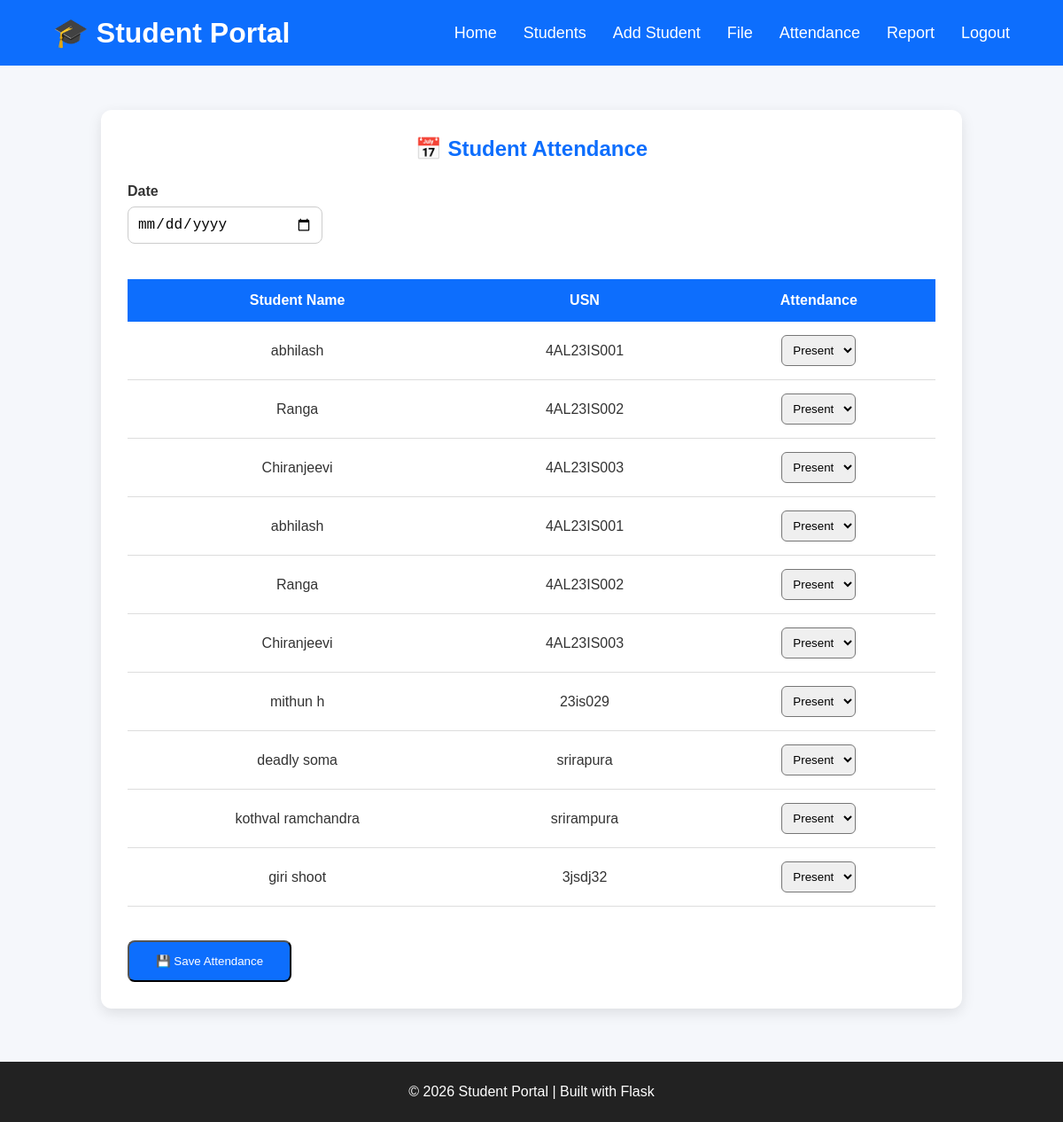
The page /attendance (signed in) on the database as committed earlier.
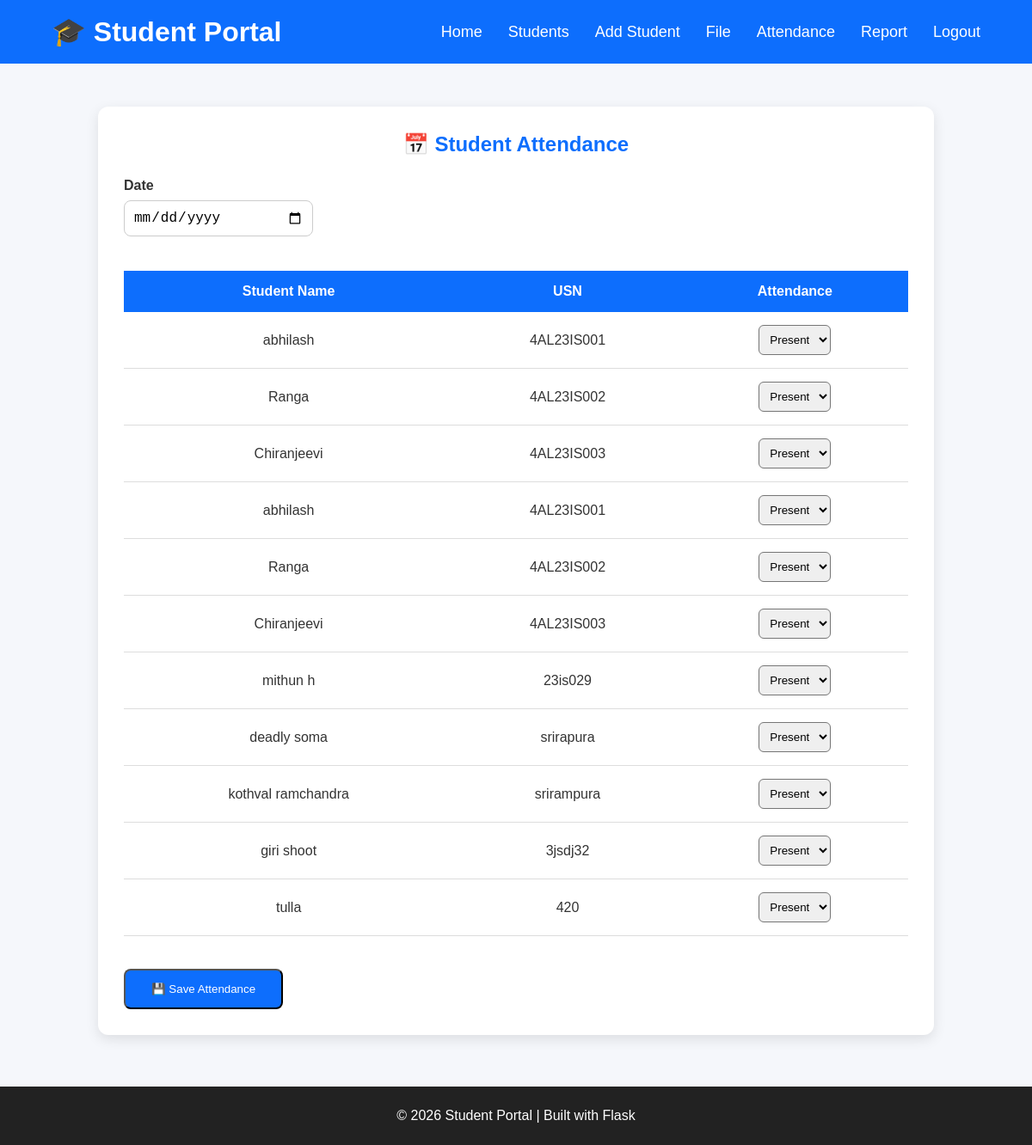
The same page on the database as committed later.
### tables this page shows
CREATE TABLE students(
        id INTEGER PRIMARY KEY AUTOINCREMENT,
        name TEXT NOT NULL,
        usn TEXT NOT NULL,
        email TEXT NOT NULL,
        phone TEXT NOT NULL,
        department TEXT NOT NULL,
        photo TEXT 
    );

### app.py (the view, shortened to what this page needs)
@app.route("/attendance", methods=["GET", "POST"])
@login_required
def attendance():
    try:
        students = get_students()
        today_date = datetime.now().strftime("%Y-%m-%d")
        return render_template(
            "attendance.html",
            students=students,
            today_date=today_date
        )
    except Exception as e:
        flash(f"Error loading attendance page: {str(e)}", "error")
        return render_template("attendance.html", students=[], today_date="")

### app.py (called while the page is built)
def login_required(f):
    @wraps(f)
    def decorated_function(*args, **kwargs):
        if "admin" not in session:
            flash("Please login first.", "error")
            return redirect(url_for("home"))
        return f(*args, **kwargs)
    return decorated_function

### database.py (called while the page is built)
def connect_db():
    connection = sqlite3.connect("students.db")
    return connection

def get_students():
    connection = connect_db()
    cursor = connection.cursor()
    cursor.execute("SELECT * FROM students")
    students = cursor.fetchall()
    connection.close()
    return students

### templates/attendance.html (shortened to what this page needs)
{% extends "base.html" %}
{% block content %}
<section class="student-section">
    <div class="student-container">
        <h2>📅 Student Attendance</h2>
        <form method="POST">
            <div class="form-group">
                <label><strong>Date</strong></label>
                <input type="date" name="attendance_date" required>
            </div>
            <table>
                <thead>
                    <tr>
                        <th>Student Name</th>
                        <th>USN</th>
                        <th>Attendance</th>
                    </tr>
                </thead>
                <tbody>
                    {% for student in students %}
                    <tr>
                        <td>{{ student[1] }}</td>
                        <td>{{ student[2] }}</td>
                        <td>
                            <select name="attendance_{{ student[0] }}">
                                <option value="Present">Present</option>
                            </select>
                        </td>
                    </tr>
                    {% endfor %}
                </tbody>
            </table>
            <br>
            <button type="submit" class="btn">
                💾 Save Attendance
            </button>
        </form>
    </div>
</section>
{% endblock %}

Rows that differ between the two databases and show on the page:
added students: name "tulla", usn "420", id "Present"
